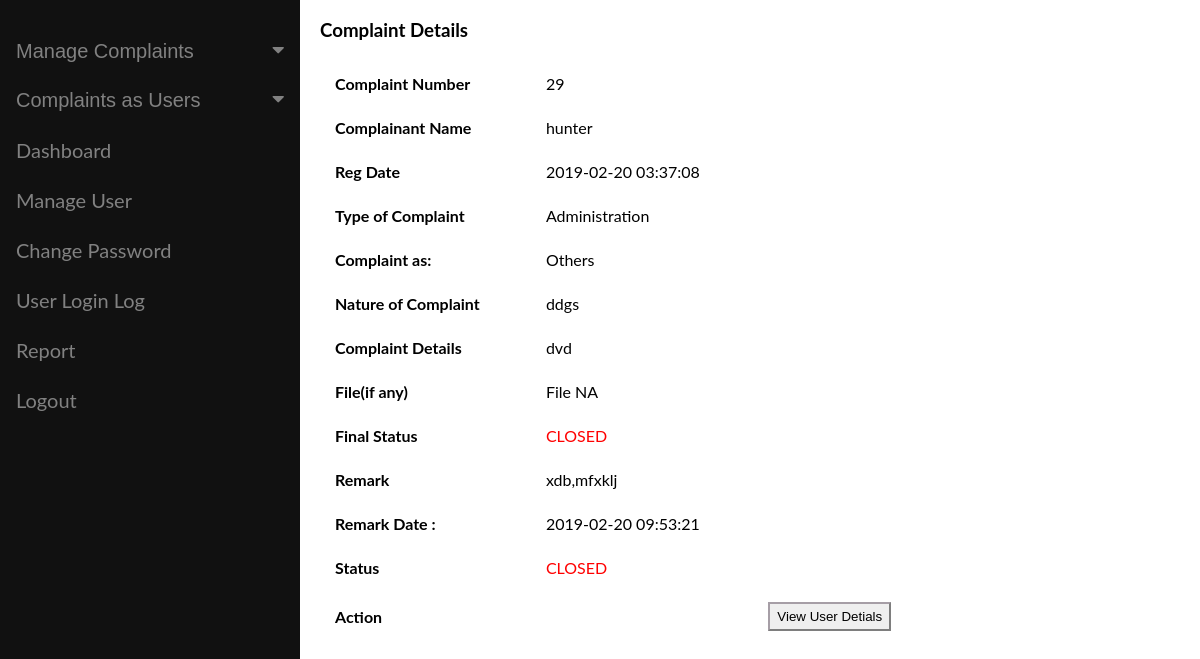
The page /Admin/complaint-details.php?cid=29 (signed in) on the database its author committed.
### tables this page shows
CREATE TABLE `tblcomplaints` (
  `complaintNumber` int(11) NOT NULL,
  `userId` int(11) NOT NULL,
  `type` varchar(255) NOT NULL,
  `usertype` varchar(255) NOT NULL,
  `noc` varchar(255) NOT NULL,
  `complaintDetails` mediumtext NOT NULL,
  `complaintFile` varchar(255) DEFAULT NULL,
  `status` varchar(50) DEFAULT NULL,
  `regDate` timestamp NOT NULL DEFAULT CURRENT_TIMESTAMP,
  `lastUpdationDate` timestamp NULL DEFAULT NULL ON UPDATE CURRENT_TIMESTAMP
);

CREATE TABLE `user` (
  `id` int(11) NOT NULL,
  `fullname` varchar(255) DEFAULT NULL,
  `userEmail` varchar(255) DEFAULT NULL,
  `password` varchar(255) DEFAULT NULL,
  `contactNo` bigint(11) DEFAULT NULL,
  `userPic` varchar(255) DEFAULT NULL,
  `regDate` timestamp NOT NULL DEFAULT CURRENT_TIMESTAMP,
  `UpdateDate` timestamp NOT NULL DEFAULT '0000-00-00 00:00:00' ON UPDATE CURRENT_TIMESTAMP,
  `status` int(11) DEFAULT NULL
);

CREATE TABLE `complaintremark` (
  `id` int(11) NOT NULL,
  `complaintNumber` int(11) NOT NULL,
  `status` varchar(255) NOT NULL,
  `remark` mediumtext NOT NULL,
  `remarkDate` timestamp NOT NULL DEFAULT CURRENT_TIMESTAMP
);

### Admin/complaint-details.php (the view, shortened to what this page needs)
<?php
if(strlen($_SESSION['alogin'])==0)
	{
header('location:index.php');
}
else{
?>
<!DOCTYPE html>
<html lang="en">
<head>
</head>
<body style="margin-left: 320px;">
	<div class="wrapper">
		<div class="container">
			<div class="row">
<?php include('side_bar.php');?>
			<div class="span9">
					<div class="content">
	<div class="module">
							<div class="module-head">
								<h3>Complaint Details</h3>
							</div>
							<div class="module-body table">
								<table cellpadding="10" cellspacing="5" border="0" class="datatable-1 table table-bordered table-striped	 display" width="100%">
									<tbody>
<?php $st='closed';
$query=mysqli_query($con,"select tblcomplaints.*,user.fullname as name from tblcomplaints join user on user.id=tblcomplaints.userId where tblcomplaints.complaintNumber='".$_GET['cid']."'");
while($row=mysqli_fetch_array($query))
{
?>
										<tr style="border-spacing: 5em">
											<td><b>Complaint Number</b></td>
											<td><?php echo htmlentities($row['complaintNumber']);?></td>
										</tr>
										<tr style="border-spacing: 5em">
											<td><b>Complainant Name</b></td>
											<td> <?php echo htmlentities($row['name']);?></td>
										</tr>
										<tr style="border-spacing: 5em">
											<td><b>Reg Date</b></td>
											<td><?php echo htmlentities($row['regDate']);?></td>
										</tr>
										<tr style="border-spacing: 5em">
											<td><b>Type of Complaint</b></td>
											<td><?php echo htmlentities($row['type']);?></td>
										</tr>
										<tr style="border-spacing: 5em">
											<td><b>Complaint as: </b></td>
											<td><?php echo htmlentities($row['usertype']);?></td>
										</tr>
                                        <tr style="border-spacing: 5em">
										    <td ><b>Nature of Complaint</b></td>
											<td colspan="3"> <?php echo htmlentities($row['noc']);?></td>
										</tr>
                                        <tr style="border-spacing: 5em">
											<td><b>Complaint Details </b></td>
										    <td colspan="5"> <?php echo htmlentities($row['complaintDetails']);?></td>
										</tr>
<tr style="border-spacing: 5em">
											<td><b>File(if any) </b></td>
											<td colspan="5"> <?php $cfile=$row['complaintFile'];
if($cfile=="" || $cfile=="NULL")
{
  echo "File NA";
}
else{?>
<a href="../User/complaintdocs/<?php echo htmlentities($row['complaintFile']);?>" target="_blank"/> View File</a>
<?php } ?></td>
</tr>
<tr style="border-spacing: 5em">
<td><b>Final Status</b></td>
											<td colspan="5" style="text-transform: uppercase;color: red;"><?php if($row['status']=="")
											{ echo "Not Process Yet";
} else {
										 echo htmlentities($row['status']);
										 }?></td>
										</tr>
<?php $ret=mysqli_query($con,"select complaintremark.remark as remark,complaintremark.status as sstatus,complaintremark.remarkDate as rdate from complaintremark join tblcomplaints on tblcomplaints.complaintNumber=complaintremark.complaintNumber where complaintremark.complaintNumber='".$_GET['cid']."'");
while($rw=mysqli_fetch_array($ret))
{
?>
<tr style="border-spacing: 5em">
<td><b>Remark</b></td>
<td colspan="5"><?php echo  htmlentities($rw['remark']); ?></td>
</tr>
<tr>
	<td> <b>Remark Date :</b></td>
	<td colspan="5"><?php echo  htmlentities($rw['rdate']); ?></td>
</tr>
<tr style="border-spacing: 5em">
<td><b>Status</b></td>
<td colspan="5" style="text-transform: uppercase;color: red;"><?php echo  htmlentities($rw['sstatus']); ?></td>
</tr>
<?php }?>
<tr style="border-spacing: 15px"  >
											<td><b>Action</b></td>
											<td>
											<?php if($row['status']=="closed"){
											} ?></td>
											<td colspan="4">
											<a href="javascript:void(0);" onClick="popUpWindow('http://localhost/CMS/Admin/userprofile.php?uid=<?php echo htmlentities($row['userId']);?>');" title="Update order">
											 <button type="button"  style="margin-right: 200px;padding: 5px 7px; border-color: #5457; ">View User Detials</button></a></td>
										<?php  } ?>
								</table>
							</div>
						</div>
					</div>
				</div>
			</div>
		</div>
	</div>
</body>
<?php } ?>

### Admin/side_bar.php (shortened to what this page needs)
<!DOCTYPE html>
<html lang="en">
<head>
<link rel="stylesheet" href="https://cdnjs.cloudflare.com/ajax/libs/font-awesome/4.7.0/css/font-awesome.min.css">
<link rel="stylesheet" type="text/css" href="css1/side_bar.css">
</head>
<body>
<div class="sidenav">
  <button class="dropdown-btn">Manage Complaints
    <i class="fa fa-caret-down"></i>
  </button>
  <button class="dropdown-btn">Complaints as Users
    <i class="fa fa-caret-down"></i>
  </button>
    <a href="dashboard.php">Dashboard</a>
  <a href="manage-users.php">Manage User</a>
  <a href="change_pass.php">Change Password</a>
  <a href="user-logs.php">User Login Log</a>
  <a href="r.php">Report</a>
  <a href="logout.php">Logout</a>
</div>
</body>
</html>

### Admin/css1/side_bar.css (style rules this page uses)
body { font-family: "Lato", sans-serif; }
.sidenav { height: 100%; width: 300px; position: fixed; z-index: 1; top: 0; left: 0; background-color: #111; overflow-x: hidden; padding-top: 20px; }
.sidenav a, .dropdown-btn { padding: 6px 8px 6px 16px; text-decoration: none; font-size: 20px; color: #818181; display: block; border: none; background: none; width: 100%; text-align: left; padding-top: 20px; cursor: pointer; outline: none; }
.fa-caret-down { float: right; padding-right: 8px; }

### rows shown on the page
tblcomplaints: complaintNumber "29", userId.fullname "hunter", regDate "2019-02-20 03:37:08", type "Administration", usertype "Others", noc "ddgs", complaintDetails "dvd", complaintFile "File NA", status "CLOSED"
complaintremark: remark "xdb,mfxklj", remarkDate "2019-02-20 09:53:21", status "CLOSED"
